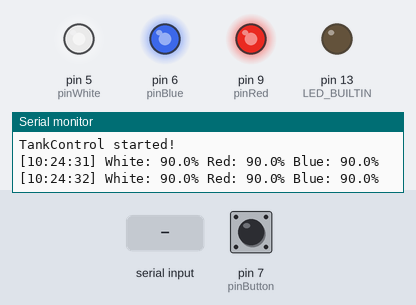
A sketch run on a simulated Arduino Uno, built with avr-gcc and run on an emulated ATmega328P. On the bench: output pins drawn as LEDs (lit = HIGH), the last lines printed to the serial monitor. Inputs (shaded band) come from the test bench; at power-on: pin 7 (pinButton) LOW. The local clock reads 2024-03-15 10:24:30 at power-on unless the sketch sets it.

Above: at 2.7 s.
2.8 s: "s" received over Serial
At 3.2 s:
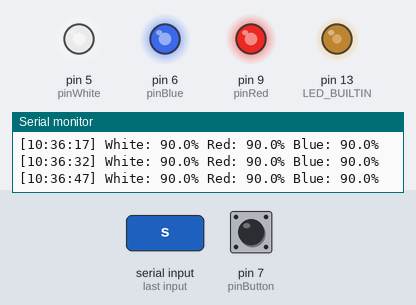
6.3 s: pin 7 (pinButton) pulled HIGH for 3.2 s
At 7.7 s:
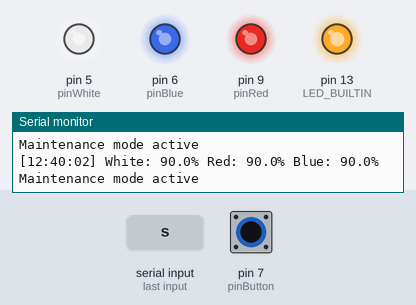
11.9 s: pin 7 (pinButton) pulled HIGH for 0.15 s
At 15.97 s:
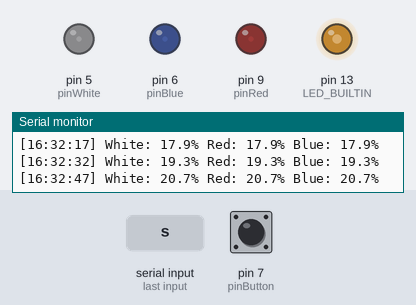
16.1 s: "r" received over Serial
Timing chart, 0 to 20.6 s (numbered marks = the images above; inputs shaded):
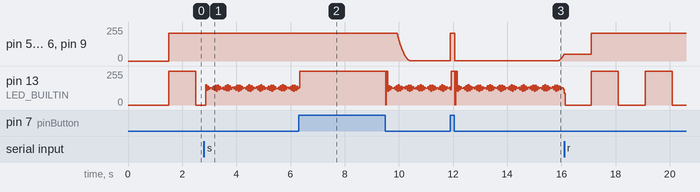

The sketch:

main.ino
```cpp
// (licence header left out)
#include "ChannelHandler.h"
#include "TimeTables.h"
#include "Wire.h"
#include "uRTCLib.h"

/* Pin assignment */
const int pinWhite = 5;
const int pinRed = 9;
const int pinBlue = 6;
const int pinButton = 7;

/* Instances of channel handlers */
ChannelHandler whiteChannel(valueTableWhite);
ChannelHandler redChannel(valueTableRed);
ChannelHandler blueChannel(valueTableBlue);
/* Instance of the realtime clock */
uRTCLib rtc;

bool blinkerState = true;
long currentTime = 0;
volatile bool simulationRunning = false;
unsigned long previousMillis = 0;


/* Initial configuration */
void setup() {
  /* Configuration of inputs and outputs */
  pinMode(pinWhite, OUTPUT);
  pinMode(pinRed, OUTPUT);
  pinMode(pinBlue, OUTPUT);
  pinMode(pinButton, INPUT);
  pinMode(LED_BUILTIN, OUTPUT);
  /* Set initial values */
  analogWrite(pinWhite, 0);
  analogWrite(pinRed, 0);
  analogWrite(pinBlue, 0);
  /* Configure serial interface */
  delay(1000);
  Serial.begin(57600);
  delay(500);
  /* Eventually set time */
  // rtc.set(0, 0, 22, 6, 25, 8, 17); // RTCLib::set(second, minute, hour, dayOfWeek, dayOfMonth, month, year)
  Serial.println("TankControl started!");
}


/* The loop */
void loop() {
  unsigned long currentMillis = millis();

  /* Check if the loop has to run and determine current time - either simulated or from rtc */
  if (simulationRunning) {
    if (currentMillis - previousMillis < 5) {
      return;
    }
    /* In simulating mode the time ist increased by 15 seconds per step */
    currentTime += MINUTE / 4;
    currentTime %= (24 * HOUR);
  } else {
    if (currentMillis - previousMillis < 1000) {
      return;
    }
    /* Get the time from the attached real time clock */
    rtc.refresh();
    /* In case we did not get a valid time from the RTC we return and try again in the next cycle */
    if (rtc.year() == 0) {
      return;
    }
    currentTime = rtc.hour() * HOUR + rtc.minute() * MINUTE + rtc.second();
  }
  /* Save the time of the last run */
  previousMillis = currentMillis;

  /* Determine if we are in maintenance mode */
  bool inMaintenance = (digitalRead(pinButton) == HIGH);

  /* Blink status LED */
  digitalWrite(LED_BUILTIN, blinkerState);
  blinkerState = !blinkerState;

  /* Override LED blinking and print out debug message if we are in maintenance mode */
  if (inMaintenance) {
    digitalWrite(LED_BUILTIN, true);
    Serial.println("Maintenance mode active");
  }

  SetLedOutput(currentTime, inMaintenance);
}


/* Handles the incoming serial data event */
void serialEvent() {
  while (Serial.available()) {
    char inChar = (char)Serial.read();
    if (inChar == 's') { /* 's' activates simulation mode */
      simulationRunning = true;
    } else if (inChar == 'r') { /* 'r' enables real time oparation (default) */
      simulationRunning = false;
    }
  }
}


/* Set the LED output for the given time */
void SetLedOutput(long timestamp, bool inMaintenance) {
  /* Get LED values for the given time */
  float percentageValueWhite = whiteChannel.GetPercentageAtTime(timestamp);
  float percentageValueRed = redChannel.GetPercentageAtTime(timestamp);
  float percentageValueBlue = blueChannel.GetPercentageAtTime(timestamp);

  /* Override values if we are in maintenance mode */
  if (inMaintenance) {
    percentageValueWhite = maintenancePercentageValue;
    percentageValueRed = maintenancePercentageValue;
    percentageValueBlue = maintenancePercentageValue;
  }

  /* Convert percentage values to raw PWM values */
  int rawValueWhite = GetRawFromPercentage(GammaCorrect(percentageValueWhite));
  int rawValueRed = GetRawFromPercentage(GammaCorrect(percentageValueRed));
  int rawValueBlue = GetRawFromPercentage(GammaCorrect(percentageValueBlue));

  /* Set PWM values to the LED outputs */
  analogWrite(pinWhite, rawValueWhite);
  analogWrite(pinRed, rawValueRed);
  analogWrite(pinBlue, rawValueBlue);

  PrintSerialOutput(currentTime, percentageValueWhite, percentageValueRed, percentageValueBlue);
}


/* Performs a simple gamma correction of the given percentage value */
float GammaCorrect(float percentageValue) {
  return percentageValue * percentageValue / 100;
  // return pow(percentageValue, 2.7) / 2512;
}


/* Converts the percentage value into a raw PWM value */
int GetRawFromPercentage(float percentageValue) {
  int rawValue = percentageValue * 2.55 + 0.5;

  /* Ensure that we have a guaranteed output if the percentage value is greater zero */
  if (percentageValue > 0 && rawValue == 0) {
    rawValue = 1;
  }

  return rawValue;
}


/* Prints the current time and values */
void PrintSerialOutput(long timer, float vWhite, float vRed, float vBlue) {
  char output[60];

  sprintf(output, "[%02d:%02d:%02d] White: %02d.%01d%% Red: %02d.%01d%% Blue: %02d.%01d%%",
          (int)(timer / HOUR),
          (int)((timer % HOUR) / MINUTE),
          (int)(timer % MINUTE),
          (int)vWhite,
          (int)(vWhite * 10) % 10,
          (int)vRed,
          (int)(vRed * 10) % 10,
          (int)vBlue,
          (int)(vBlue * 10) % 10);
  Serial.println(output);
}
```

ChannelHandler.h
```cpp
// (licence header left out)
/* Maximum number of switching times per day */
const int MAX_VALUES = 15;

class ChannelHandler {
    unsigned int (&valueTable)[MAX_VALUES][2];
    int numberValues = MAX_VALUES;
    int currentIndex = 0;

  public:
    /* Constructor gets a reference to the time table */
    ChannelHandler(unsigned int (&valueTableParam)[MAX_VALUES][2]) : valueTable(valueTableParam) {
      // TODO Validate times (must be ascending and between 0 and 24h) and values (must be between 0 and 1000)
      /* Determine the number of switching times per day */
      for (int i = 1; i < MAX_VALUES; i++) {
        if (valueTable[i][0] == 0) {
          numberValues = i;
          break;
        }
      }
    }

    /* Calculates the light percentage value at the given time */
    float GetPercentageAtTime(long time) {
      int currentIdx = GetCurrentIndex(time);
      int nextIdx = GetNextIndex();

      float result = CalculateValue(valueTable[currentIdx][0], valueTable[currentIdx][1], valueTable[nextIdx][0], valueTable[nextIdx][1], time);
      return constrain(result, 0, 100);
    }

  private:
    /* Returns the position in the timetable we are at the moment */
    int GetCurrentIndex(long time) {
      FindCurrentIndex(time);
      return currentIndex;
    }

    /* Finds the position in the timetable we are at the moment */
    void FindCurrentIndex(long time) {
      while (!(
               ((long)valueTable[currentIndex][0] * 10 <= time && (long)valueTable[GetNextIndex()][0] * 10 > time) || /* Normally we are between two time value */
               (currentIndex == (numberValues - 1) && (long)valueTable[currentIndex][0] * 10 <= time) || /* End of day, after the last time value */
               (currentIndex == (numberValues - 1) && (long)valueTable[GetNextIndex()][0] * 10 > time) )) { /* Start of day, before the first time value */
        currentIndex = GetNextIndex();
      }
    }

    /* Determines the next index in the timetable */
    int GetNextIndex() {
      if (currentIndex < (numberValues - 1)) {
        return (currentIndex + 1);
      }
      return 0;
    }

    /* Determines the previous index in the timetable */
    int GetPrevIndex() {
      if (currentIndex > 0) {
        return (currentIndex - 1);
      }
      return (numberValues - 1);
    }

    /* Calculates the value at the given time using a linear interpolation between the value at the previous and the next timestamp in the timetable */
    float CalculateValue(long startTime, float startValue, long endTime, float endValue, long time) {
      float timeDiff = ((endTime - startTime) + 8640) % 8640;
      return ((((time - (startTime * 10)) / (timeDiff * 10)) * (endValue - startValue)) + startValue) / 10;
    }
};
```

TimeTables.h
```cpp
// (licence header left out)
const long MINUTE = 60;
const long HOUR = 60 * MINUTE;
const float maintenancePercentageValue = 90;

/* Time-value pairs for white channel */
unsigned int valueTableWhite[MAX_VALUES][2] {
  {( 7 * HOUR + 50 * MINUTE) / 10, 0},
  {( 8 * HOUR + 10 * MINUTE) / 10, 900},
  {(13 * HOUR + 30 * MINUTE) / 10, 900},
  {(13 * HOUR + 45 * MINUTE) / 10, 50},
  {(16 * HOUR + 30 * MINUTE) / 10, 50},
  {(16 * HOUR + 45 * MINUTE) / 10, 900},
  {(21 * HOUR + 20 * MINUTE) / 10, 900},
  {(21 * HOUR + 40 * MINUTE) / 10, 0}
};

/* Time-value pairs for red channel */
unsigned int valueTableRed[MAX_VALUES][2] {
  {( 7 * HOUR + 30 * MINUTE) / 10, 0},
  {( 7 * HOUR + 50 * MINUTE) / 10, 900},
  {(13 * HOUR + 30 * MINUTE) / 10, 900},
  {(13 * HOUR + 45 * MINUTE) / 10, 50},
  {(16 * HOUR + 30 * MINUTE) / 10, 50},
  {(16 * HOUR + 45 * MINUTE) / 10, 900},
  {(21 * HOUR + 40 * MINUTE) / 10, 900},
  {(22 * HOUR +  0 * MINUTE) / 10, 0}
};

/* Time-value pairs for blue channel */
unsigned int valueTableBlue[MAX_VALUES][2] {
  {( 0 * HOUR +  0 * MINUTE) / 10, 0},
  {( 8 * HOUR + 10 * MINUTE) / 10, 0},
  {( 8 * HOUR + 30 * MINUTE) / 10, 900},
  {(13 * HOUR + 30 * MINUTE) / 10, 900},
  {(13 * HOUR + 45 * MINUTE) / 10, 50},
  {(16 * HOUR + 30 * MINUTE) / 10, 50},
  {(16 * HOUR + 45 * MINUTE) / 10, 900},
  {(21 * HOUR +  0 * MINUTE) / 10, 900},
  {(21 * HOUR + 20 * MINUTE) / 10, 0},
  {(21 * HOUR + 59 * MINUTE + 50) / 10, 0},
  {(22 * HOUR +  0 * MINUTE) / 10, 30}
};
```
